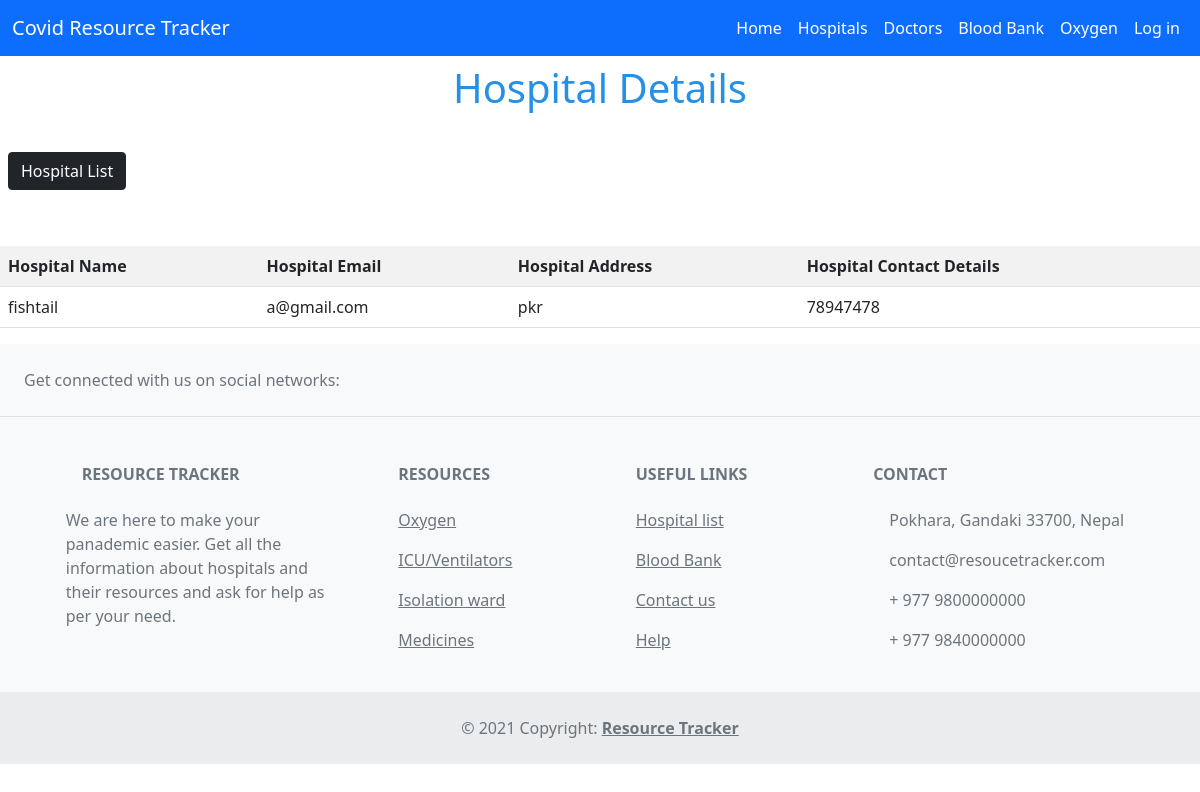
/hospital_detail/1/, run on an earlier commit of the app's database.
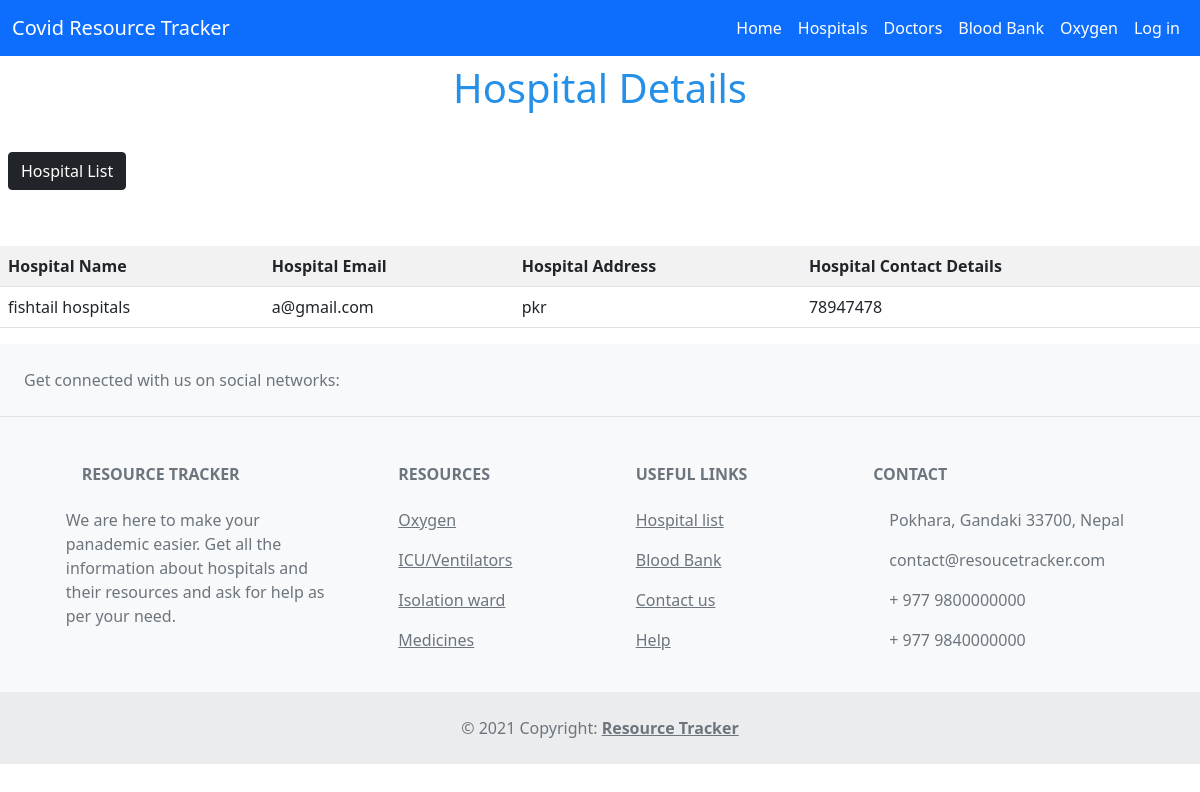
And on a later commit of the database.
### apps/models.py (models this page shows, shortened)
class Hospital(models.Model):
    name = models.CharField(max_length=255)
    email = models.EmailField(unique=True)
    address = models.CharField(max_length=255)
    contact_no = models.CharField(max_length=15)
    hospital_image = models.ImageField(upload_to='hospital_image')

### apps/user_views.py (the view)
# urls.py: path('hospital_detail/<int:pk>/', hospital_detail, name='hospital_detail'),
def hospital_detail(request, pk):
    hospitals = Hospital.objects.get(id=pk)
    context = {
        'hospitals': hospitals,
    }
    return render(request, 'user/hospital_detail.html', context)

### apps/templates/user/hospital_detail.html (shortened to what this page needs)
{% extends 'user_base.html' %}
{% block content %}
<h1 class="text-center my-2">Hospital Details</h1>
<br>
<a href="{% url 'doctor_list' %}" class="btn btn-dark my-2 ms-2 py-auto">Hospital List</a> <br>
<br>
<br>
<table class="table table-striped">
    <tr>
        <th>Hospital Name</th>
        <th>Hospital Email</th>
        <th>Hospital Address</th>
        <th>Hospital Contact Details</th>
    </tr>
    <tr>
        <td> {{ hospitals.name }}</td>
        <td> {{ hospitals.email }}</td>
        <td> {{ hospitals.address }}</td>
        <td> {{ hospitals.contact_no }}</td>
    </tr>
</table>
{% endblock content %}

What changed in the data, as far as the page shows it:
changed Hospital "a@gmail.com": name "fishtail" → "fishtail hospitals"
